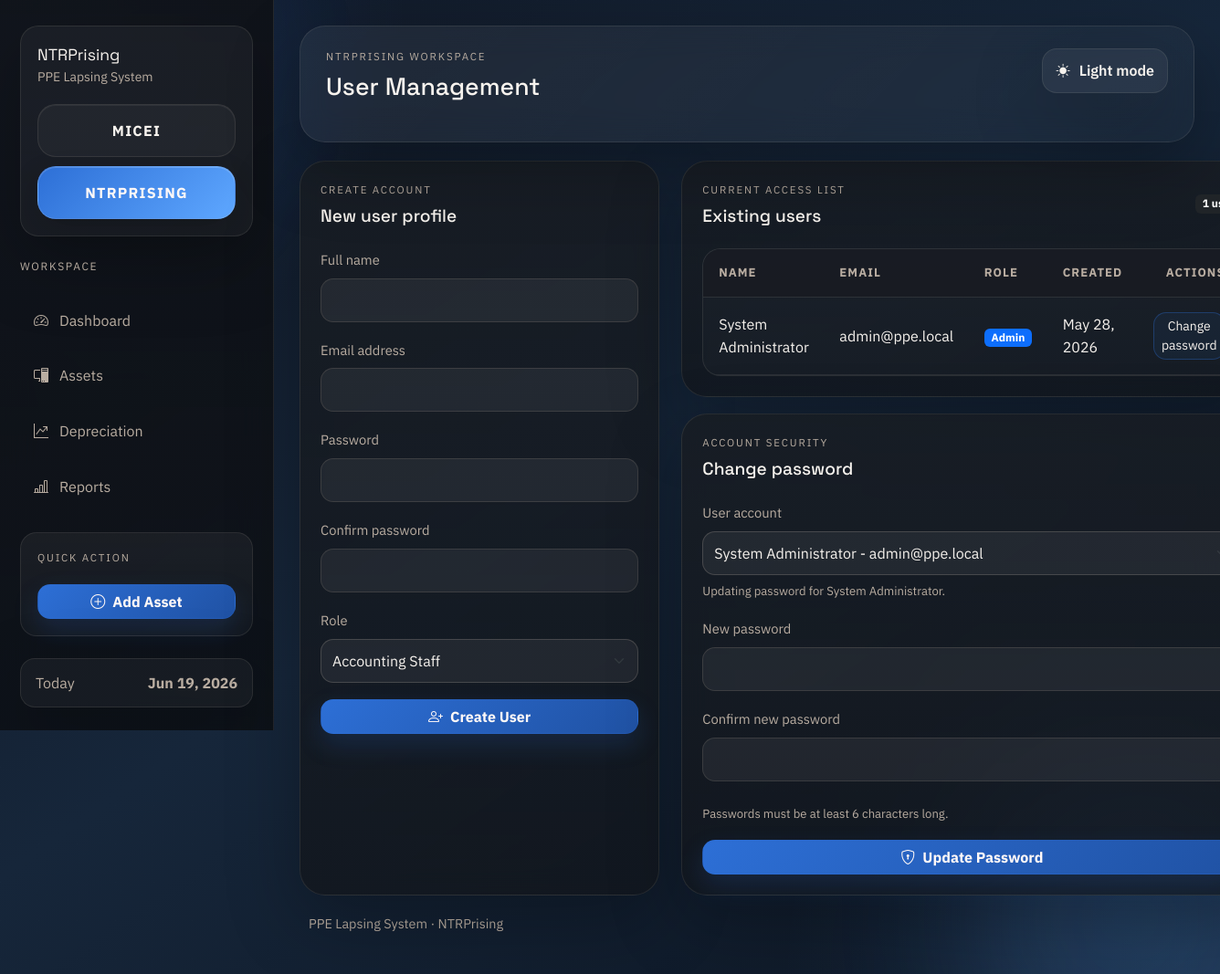
Screenshot of /auth/register.php with the database file from the repository.
### tables this page shows
CREATE TABLE IF NOT EXISTS users (
    user_id INT AUTO_INCREMENT PRIMARY KEY,
    full_name VARCHAR(100) NOT NULL,
    email VARCHAR(100) NOT NULL UNIQUE,
    password VARCHAR(255) NOT NULL,
    role ENUM('Admin', 'Accounting Staff', 'Auditor') DEFAULT 'Accounting Staff',
    created_at TIMESTAMP DEFAULT CURRENT_TIMESTAMP
);

### config/database.php (called while the page is built, shortened)
<?php
$dbConnectionError = null;
function db_error(): ?string
{
    global $dbConnectionError;
    return $dbConnectionError;
}

### functions/depreciation_function.php (called while the page is built, shortened)
<?php
function count_users(PDO $pdo): int
{
    return (int) $pdo->query('SELECT COUNT(*) FROM users')->fetchColumn();
}
function fetch_users(PDO $pdo): array
{
    $statement = $pdo->query('SELECT user_id, full_name, email, role, created_at FROM users ORDER BY created_at DESC');
    return $statement->fetchAll() ?: [];
}
function fetch_user_by_id(PDO $pdo, int $userId): ?array
{
    $statement = $pdo->prepare(
        'SELECT user_id, full_name, email, role, created_at
         FROM users
         WHERE user_id = :user_id
         LIMIT 1'
    );
    $statement->execute(['user_id' => $userId]);
    $user = $statement->fetch();
    return $user ?: null;
}

### includes/helpers.php (called while the page is built, shortened)
<?php
function e(string|null|int|float $value): string
{
    return htmlspecialchars((string) $value, ENT_QUOTES, 'UTF-8');
}
function base_url(string $path = ''): string
{
    $path = ltrim($path, '/');
    return (BASE_URL === '' ? '' : BASE_URL) . '/' . $path;
}
function format_date(?string $date, string $format = 'M d, Y'): string
{
    $timestamp = strtotime($date);
    return $timestamp ? date($format, $timestamp) : 'Invalid date';
}
function role_badge_class(string $role): string
{
    return match ($role) {
        'Admin' => 'text-bg-primary',
        'Accounting Staff' => 'text-bg-warning',
        'Auditor' => 'text-bg-info',
        default => 'text-bg-light',
    };
}
function request_value(string $key, mixed $default = ''): mixed
{
    return $_POST[$key] ?? $_GET[$key] ?? $default;
}
function selected_if(mixed $left, mixed $right): string
{
    return (string) $left === (string) $right ? 'selected' : '';
}
function pluralize(int $count, string $singular, ?string $plural = null): string
{
    return $count === 1 ? $singular : ($plural ?? $singular . 's');
}

### auth/register.php (the view, shortened to what this page needs)
<?php
$databaseError = db_error();
$pdo = $databaseError === null ? db() : null;
$userCount = $pdo instanceof PDO ? count_users($pdo) : 0;
$bootstrapSetup = $userCount === 0;
$existingUsers = $pdo instanceof PDO ? fetch_users($pdo) : [];
$createForm = [
    'full_name' => trim((string) request_value('full_name', '')),
    'email' => trim((string) request_value('email', '')),
    'role' => (string) request_value('role', 'Accounting Staff'),
];
$selectedPasswordUserId = (int) request_value(
    'password_user_id',
    $existingUsers[0]['user_id'] ?? (current_user()['user_id'] ?? 0)
);
$existingUsers = $pdo instanceof PDO ? fetch_users($pdo) : [];
$selectedPasswordUserId = $bootstrapSetup
    ? 0
    : ($selectedPasswordUserId > 0 ? $selectedPasswordUserId : (int) ($existingUsers[0]['user_id'] ?? 0));
$selectedPasswordUser = (!$bootstrapSetup && $selectedPasswordUserId > 0)
    ? fetch_user_by_id($pdo, $selectedPasswordUserId)
    : null;
require_once APP_ROOT . '/includes/header.php';
?>
<?php if ($databaseError !== null): ?>
    <div class="alert alert-danger">Database connection failed: <?= e($databaseError) ?></div>
<?php else: ?>
    <div class="row g-4">
        <div class="col-lg-5">
            <section class="shell-card h-100">
                <div class="mb-4">
                    <p class="eyebrow mb-2"><?= $bootstrapSetup ? 'Initial setup' : 'Create account' ?></p>
                    <h2 class="section-title mb-2"><?= $bootstrapSetup ? 'First administrator' : 'New user profile' ?></h2>
                </div>
                <form method="post" class="stack-gap">
                    <div>
                        <label class="form-label" for="full_name">Full name</label>
                        <input class="form-control" id="full_name" name="full_name" value="<?= e($createForm['full_name']) ?>" required>
                    </div>
                    <div>
                        <label class="form-label" for="email">Email address</label>
                        <input class="form-control" id="email" name="email" type="email" value="<?= e($createForm['email']) ?>" required>
                    </div>
                    <div>
                        <label class="form-label" for="password">Password</label>
                        <input class="form-control" id="password" name="password" type="password" minlength="6" required>
                    </div>
                    <div>
                        <label class="form-label" for="confirm_password">Confirm password</label>
                        <input class="form-control" id="confirm_password" name="confirm_password" type="password" minlength="6" required>
                    </div>
                    <div>
                        <label class="form-label" for="role">Role</label>
                        <select class="form-select" id="role" name="role" <?= $bootstrapSetup ? 'disabled' : '' ?>>
                            <option value="Accounting Staff" <?= selected_if($createForm['role'], 'Accounting Staff') ?>>Accounting Staff</option>
                        </select>
                    </div>
                    <button class="btn btn-primary" type="submit">
                        <i class="bi bi-person-plus me-2"></i><?= $bootstrapSetup ? 'Create Admin Account' : 'Create User' ?>
                    </button>
                </form>
            </section>
        </div>
        <?php if (!$bootstrapSetup): ?>
            <div class="col-lg-7">
                <div class="stack-gap h-100">
                <section class="shell-card">
                    <div class="d-flex justify-content-between align-items-center mb-4">
                        <div>
                            <p class="eyebrow mb-2">Current access list</p>
                            <h2 class="section-title mb-0">Existing users</h2>
                        </div>
                        <span class="badge text-bg-dark"><?= e((string) $userCount) ?> <?= e(pluralize($userCount, 'user')) ?></span>
                    </div>
                    <div class="table-wrap">
                        <table class="table align-middle">
                            <thead>
                                <tr>
                                    <th>Name</th>
                                    <th>Email</th>
                                    <th>Role</th>
                                    <th>Created</th>
                                    <th class="text-end">Actions</th>
                                </tr>
                            </thead>
                            <tbody>
                                <?php foreach ($existingUsers as $user): ?>
                                    <tr>
                                        <td><?= e($user['full_name']) ?></td>
                                        <td><?= e($user['email']) ?></td>
                                        <td><span class="badge <?= e(role_badge_class((string) $user['role'])) ?>"><?= e($user['role']) ?></span></td>
                                        <td><?= e(format_date((string) $user['created_at'])) ?></td>
                                        <td class="text-end">
                                            <a class="btn btn-sm btn-outline-light" href="<?= e(base_url('auth/register.php?password_user_id=' . $user['user_id'] . '#password-panel')) ?>">
                                                Change password
                                            </a>
                                        </td>
                                    </tr>
                                <?php endforeach; ?>
                            </tbody>
                        </table>
                    </div>
                </section>
                <section class="shell-card" id="password-panel">
                    <div class="mb-4">
                        <p class="eyebrow mb-2">Account security</p>
                        <h2 class="section-title mb-2">Change password</h2>
                    </div>
                    <form method="post" class="stack-gap">
                        <div>
                            <label class="form-label" for="password_user_id">User account</label>
                            <select class="form-select" id="password_user_id" name="password_user_id" required>
                                <?php foreach ($existingUsers as $user): ?>
                                    <option value="<?= e((string) $user['user_id']) ?>" <?= selected_if($selectedPasswordUserId, $user['user_id']) ?>>
                                        <?= e($user['full_name'] . ' - ' . $user['email']) ?>
                                    </option>
                                <?php endforeach; ?>
                            </select>
                            <?php if ($selectedPasswordUser): ?>
                                <div class="form-help">
                                    Updating password for <?= e($selectedPasswordUser['full_name']) ?>.
                                </div>
                            <?php endif; ?>
                        </div>
                        <div>
                            <label class="form-label" for="new_password">New password</label>
                            <input class="form-control" id="new_password" name="new_password" type="password" minlength="6" required>
                        </div>
                        <div>
                            <label class="form-label" for="confirm_new_password">Confirm new password</label>
                            <input class="form-control" id="confirm_new_password" name="confirm_new_password" type="password" minlength="6" required>
                        </div>
                        <div class="form-help">Passwords must be at least 6 characters long.</div>
                        <button class="btn btn-primary" type="submit">
                            <i class="bi bi-shield-lock me-2"></i>Update Password
                        </button>
                    </form>
                </section>
                </div>
            </div>
        <?php endif; ?>
    </div>
<?php endif; ?>
<?php require_once APP_ROOT . '/includes/footer.php'; ?>

### assets/css/app.css (style rules this page uses)
:root { --bg-950: #111317; --bg-900: #1a1e24; --bg-850: rgba(26, 30, 36, 0.86); --panel-900: rgba(18, 22, 28, 0.78); --panel-800: rgba(24, 29, 36, 0.9); --panel-700: rgba(31, 37, 46, 0.92); --line-soft: rgba(199, 186, 172, 0.12); --line-strong: rgba(199, 186, 172, 0.22); --text-main: #f7f3ee; --text-soft: #b9ada1; --accent: #c55362; --accent-2: #d97886; --accent-cool: #7d93ac; --accent-deep: #8f3d4b; --accent-rgb: 197, 83, 98; --accent-2-rgb: 217, 120, 134; --danger: #da7d88; --success: #7bcf9e; --focus-ring: rgba(197, 83, 98, 0.18); --radius-xl: 28px; --radius-lg: 20px; --radius-md: 14px; --shadow-soft: 0 28px 80px rgba(0, 0, 0, 0.26); }
* { box-sizing: border-box; }
body { min-height: 100vh; color: var(--text-main); background: radial-gradient(circle at top left, rgba(197, 83, 98, 0.18), transparent 26%), radial-gradient(circle at bottom right, rgba(125, 147, 172, 0.14), transparent 28%), linear-gradient(145deg, #101216 0%, #1a1e24 48%, #121419 100%); font-family: 'IBM Plex Sans', sans-serif; line-height: 1.55; position: relative; }
html[data-organization="ntrprising"] { --accent: #2d6fd6; --accent-2: #5ea7ff; --accent-cool: #8bb7ec; --accent-deep: #2052a4; --accent-rgb: 45, 111, 214; --accent-2-rgb: 94, 167, 255; --danger: #6d9ce5; --success: #67b8a7; --focus-ring: rgba(45, 111, 214, 0.18); }
html[data-organization="ntrprising"] body { background: radial-gradient(circle at top left, rgba(45, 111, 214, 0.2), transparent 26%), radial-gradient(circle at bottom right, rgba(94, 167, 255, 0.16), transparent 28%), linear-gradient(145deg, #101724 0%, #16263a 48%, #0d1623 100%); }
a { color: inherit; }
.dashboard-body, .auth-body { overflow-x: hidden; }
.brand-block, .topbar, .shell-card, .sidebar-note, .auth-card, .hero-panel { border: 1px solid var(--line-soft); box-shadow: var(--shadow-soft); }
.brand-kicker, .eyebrow { text-transform: uppercase; letter-spacing: 0.16em; font-size: 0.72rem; color: var(--text-soft); }
.shell-card, .glass-card, .table-card, .metric-card, .auth-card, .hero-panel { background: linear-gradient(180deg, var(--panel-800), var(--panel-900)); border-radius: var(--radius-xl); backdrop-filter: blur(14px); }
.shell-card { transition: border-color 0.18s ease, transform 0.18s ease; }
.shell-card, .glass-card, .table-card { padding: 22px; }
.section-title { font-family: 'Space Grotesk', sans-serif; font-size: 1.2rem; }
.table-wrap { overflow-x: auto; border: 1px solid var(--line-soft); border-radius: 20px; background: rgba(255, 255, 255, 0.02); }
.table { --bs-table-bg: transparent; --bs-table-color: var(--text-main); --bs-table-border-color: var(--line-soft); margin-bottom: 0; }
.table thead th { border-bottom-width: 1px; color: var(--text-soft); font-size: 0.82rem; text-transform: uppercase; letter-spacing: 0.08em; background: rgba(24, 28, 35, 0.92); position: sticky; top: 0; z-index: 1; }
.table thead th, .table tbody td, .table tbody th { padding: 1rem 1.05rem; }
.form-control, .form-select, .form-control:focus, .form-select:focus, .form-control[readonly] { background-color: rgba(255, 255, 255, 0.06); border-color: var(--line-strong); color: var(--text-main); border-radius: 14px; box-shadow: none; min-height: 48px; transition: border-color 0.18s ease, background-color 0.18s ease, box-shadow 0.18s ease; }
.form-select option, .form-select optgroup { color: #08131d; background-color: #f6fbff; }
.form-control::placeholder { color: rgba(255, 255, 255, 0.45); }
.form-label { color: var(--text-soft); font-size: 0.92rem; }
.form-help { margin-top: 8px; color: var(--text-soft); font-size: 0.82rem; }
.btn { border-radius: 14px; transition: transform 0.18s ease, background-color 0.18s ease, border-color 0.18s ease; }
.btn-primary { background: linear-gradient(135deg, var(--accent), var(--accent-deep)); border: 1px solid rgba(var(--accent-rgb), 0.22); color: #fff8f7; font-weight: 700; box-shadow: 0 12px 28px rgba(var(--accent-rgb), 0.18); }
.btn-outline-light { border-color: rgba(var(--accent-rgb), 0.34); color: var(--text-main); background: rgba(var(--accent-rgb), 0.08); }
.stack-gap { display: grid; gap: 18px; }

### rows the page displays
users: full_name "System Administrator", email "admin@ppe.local", role "Admin", created_at "May 28, 2026"

### other values shown
$activeOrganization['label'] "NTRPrising"
$activeOrganization['tagline'] "PPE Lapsing System"
$organization['label'] "MICEI"
$organization['label'] "NTRPRISING"
$item['label'] "Dashboard"
$item['label'] "Assets"
$item['label'] "Depreciation"
$item['label'] "Reports"
$activeOrganization['label'] "NTRPRISING"
$pageHeading "User Management"
$userCount "1"
APP_NAME . ' · ' . (string) ($activeOrganization['label'] ?? APP_NAME) "PPE Lapsing System · NTRPrising"
form field password_user_id "System Administrator - admin@ppe.local"
